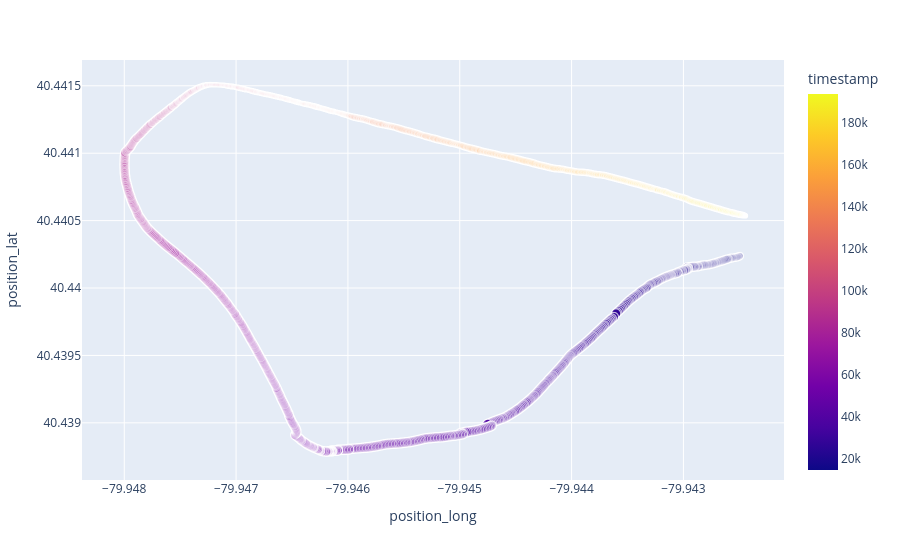

The notebook cell this image was saved under:
### Code cell
px.scatter(gps_data, x='position_long', y='position_lat', color='timestamp', size='enhanced_speed', size_max=10)

### Figure 1 — Plotly figure (JSON) as saved in the notebook; plotly's stock layout.template omitted (floating-point values rounded to 4 significant figures; data arrays with more than 128 entries replaced by an {"elided": "..."} marker saying what was removed)
{"data": [{"hovertemplate": "position_long=%{x}<br>position_lat=%{y}<br>enhanced_speed=%{marker.size}<br>timestamp=%{marker.color}<extra></extra>", "legendgroup": "", "marker": {"color": {"elided": "1793 int values"}, "coloraxis": "coloraxis", "size": {"elided": "1793 float values"}, "sizemode": "area", "sizeref": 0.1266, "symbol": "circle"}, "mode": "markers", "name": "", "showlegend": false, "type": "scattergl", "x": {"elided": "1793 float values"}, "xaxis": "x", "y": {"elided": "1793 float values"}, "yaxis": "y"}], "layout": {"coloraxis": {"colorbar": {"title": {"text": "timestamp"}}, "colorscale": [[0, "#0d0887"], [0.1111, "#46039f"], [0.2222, "#7201a8"], [0.3333, "#9c179e"], [0.4444, "#bd3786"], [0.5556, "#d8576b"], [0.6667, "#ed7953"], [0.7778, "#fb9f3a"], [0.8889, "#fdca26"], [1, "#f0f921"]]}, "legend": {"itemsizing": "constant", "tracegroupgap": 0}, "margin": {"t": 60}, "xaxis": {"anchor": "y", "domain": [0, 1], "title": {"text": "position_long"}}, "yaxis": {"anchor": "x", "domain": [0, 1], "title": {"text": "position_lat"}}}}
